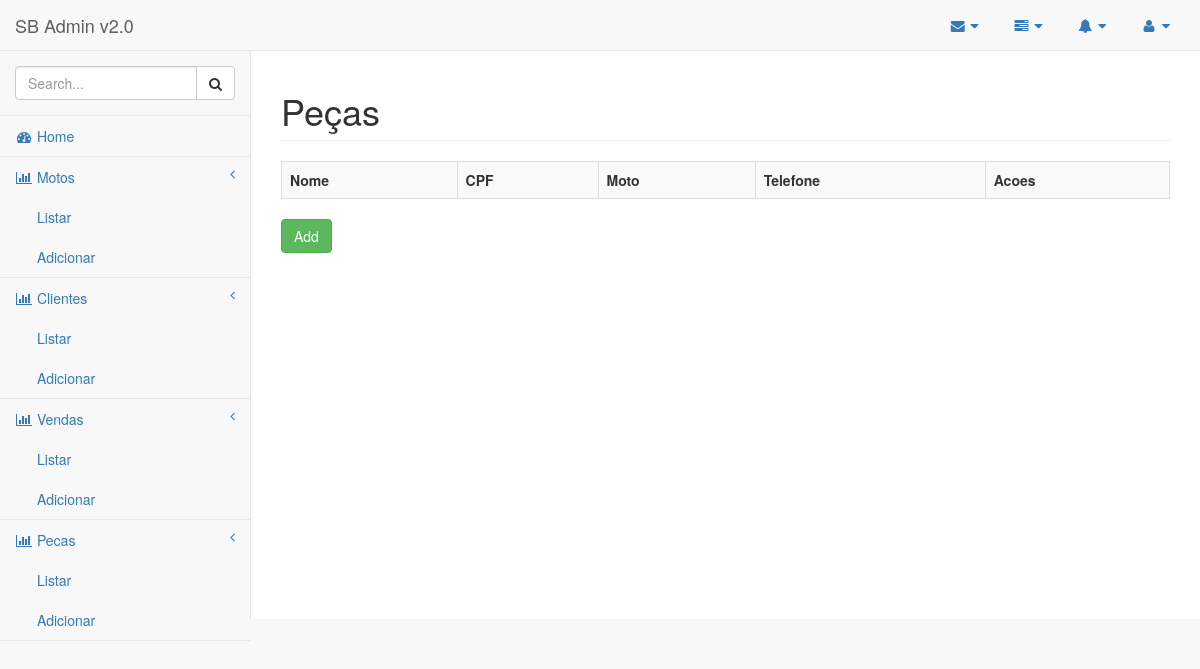
/peca/, run on an earlier commit of the app's database.
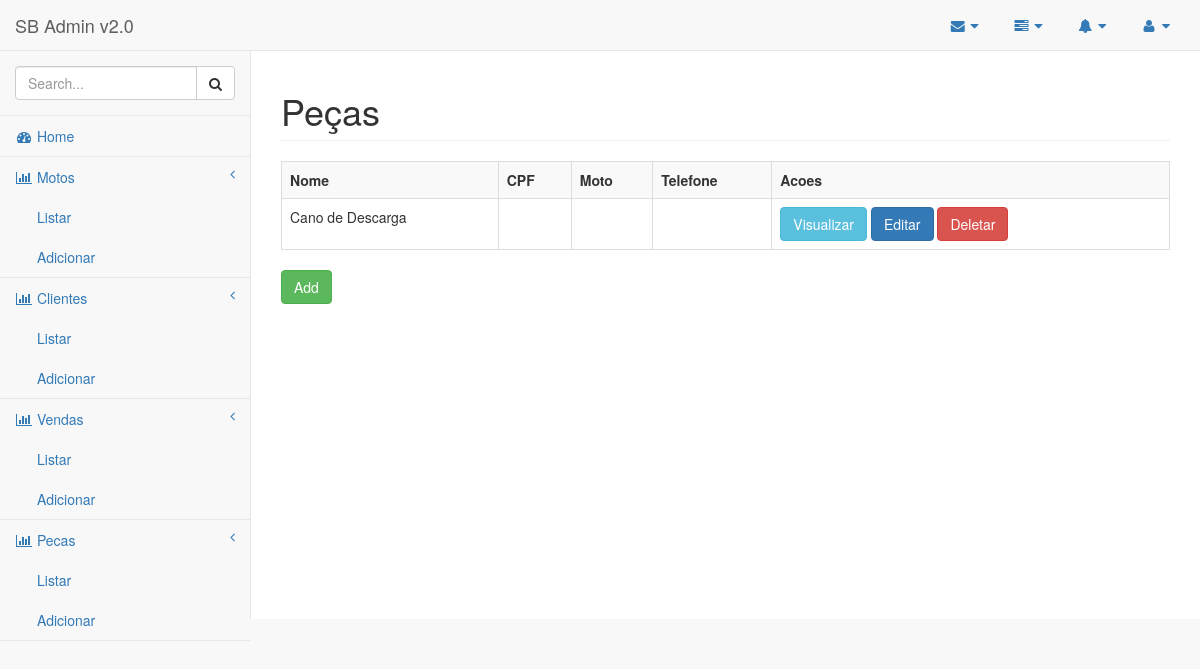
And on a later commit of the database.
### core/models.py (models this page shows, shortened)
class Peca(models.Model):
    nome = models.CharField(max_length=150)
    marca = models.CharField(max_length=100)
    preco = models.FloatField()
    disponibilidade = models.BooleanField()
    quantidade = models.IntegerField()

### core/views.py (the view)
# urls.py: url(r'^peca/$', PecaListView.as_view(), name='peca-list'),
class PecaListView(ListView):
	model = Peca

### templates/core/peca_list.html (shortened to what this page needs)
{% extends "components/base.html" %}
{% block conteudo %}
	<div class="row">
        <div class="col-lg-12">
            <h1 class="page-header">Peças</h1>
        </div>
    </div>
    <div class="row">
        <div class="col-lg-12">
            <div class="dataTable_wrapper">
				<table class="table table-striped table-bordered table-hover">
					<tr>
						<th>Nome</th>
						<th>CPF</th>
						<th>Moto</th>
						<th>Telefone</th>
						<th>Acoes</th>
					</tr>
					{% for peca in object_list %}
					<tr>
						<td>{{ peca.nome }}</td>
						<td>{{ peca.cpf }}</td>
						<td>{{ peca.moto }}</td>
						<td>{{ peca.telefone }}</td>
						<td>
							<a class="btn btn-info" href='{% url "peca-detail" peca.pk %}'>Visualizar</a>
							<a class="btn btn-primary" href='{% url "peca-edit" peca.pk %}'>Editar</a>
							<a class="btn btn-danger" href='{% url "peca-delete" peca.pk %}'>Deletar</a>
						</td>
					</tr>
					{% endfor %}
				</table>
			</div>
		</div>
	</div>
	<a class="btn btn-success" href='{% url "peca-add" %}'>Add</a>
{% endblock %}

What changed in the data, as far as the page shows it:
added Peca: nome "Cano de Descarga"
